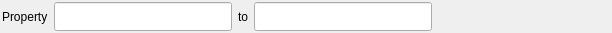
<?xml version="1.0" encoding="UTF-8"?>
<ui version="4.0">
 <class>RangeWidget</class>
 <widget class="QFrame" name="RangeWidget">
  <property name="geometry">
   <rect>
    <x>0</x>
    <y>0</y>
    <width>612</width>
    <height>33</height>
   </rect>
  </property>
  <layout class="QHBoxLayout" name="horizontalLayout_2">
   <property name="leftMargin">
    <number>2</number>
   </property>
   <property name="topMargin">
    <number>2</number>
   </property>
   <property name="rightMargin">
    <number>2</number>
   </property>
   <property name="bottomMargin">
    <number>2</number>
   </property>
   <item>
    <widget class="QLabel" name="label">
     <property name="text">
      <string>Property</string>
     </property>
    </widget>
   </item>
   <item>
    <widget class="QLineEdit" name="minValue">
     <property name="sizePolicy">
      <sizepolicy hsizetype="Expanding" vsizetype="Preferred">
       <horstretch>0</horstretch>
       <verstretch>0</verstretch>
      </sizepolicy>
     </property>
     <property name="styleSheet">
      <string notr="true"/>
     </property>
     <property name="text">
      <string/>
     </property>
    </widget>
   </item>
   <item>
    <widget class="QLabel" name="label_2">
     <property name="text">
      <string>to</string>
     </property>
    </widget>
   </item>
   <item>
    <widget class="QLineEdit" name="maxValue">
     <property name="sizePolicy">
      <sizepolicy hsizetype="Expanding" vsizetype="Preferred">
       <horstretch>0</horstretch>
       <verstretch>0</verstretch>
      </sizepolicy>
     </property>
     <property name="styleSheet">
      <string notr="true"/>
     </property>
     <property name="text">
      <string/>
     </property>
    </widget>
   </item>
   <item>
    <spacer name="horizontalSpacer">
     <property name="orientation">
      <enum>Qt::Horizontal</enum>
     </property>
     <property name="sizeHint" stdset="0">
      <size>
       <width>40</width>
       <height>20</height>
      </size>
     </property>
    </spacer>
   </item>
  </layout>
 </widget>
 <resources>
  <include location="../../icons/images/Icons.qrc"/>
 </resources>
 <connections/>
</ui>
